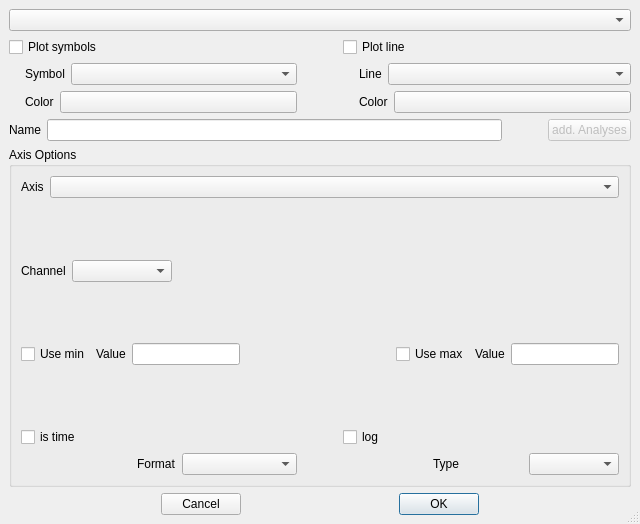
<ui version="4.0" >
 <author></author>
 <comment></comment>
 <exportmacro></exportmacro>
 <class>pair_opt_dlg</class>
 <widget class="QDialog" name="pair_opt_dlg" >
  <property name="geometry" >
   <rect>
    <x>0</x>
    <y>0</y>
    <width>640</width>
    <height>524</height>
   </rect>
  </property>
  <property name="sizePolicy" >
   <sizepolicy>
    <hsizetype>7</hsizetype>
    <vsizetype>7</vsizetype>
    <horstretch>0</horstretch>
    <verstretch>0</verstretch>
   </sizepolicy>
  </property>
  <property name="windowTitle" >
   <string>Options</string>
  </property>
  <property name="sizeGripEnabled" >
   <bool>true</bool>
  </property>
  <layout class="QGridLayout" >
   <property name="margin" >
    <number>9</number>
   </property>
   <property name="spacing" >
    <number>6</number>
   </property>
   <item row="0" column="0" >
    <layout class="QVBoxLayout" >
     <property name="margin" >
      <number>0</number>
     </property>
     <property name="spacing" >
      <number>6</number>
     </property>
     <item>
      <widget class="QComboBox" name="pairs" />
     </item>
     <item>
      <layout class="QHBoxLayout" >
       <property name="margin" >
        <number>0</number>
       </property>
       <property name="spacing" >
        <number>6</number>
       </property>
       <item>
        <layout class="QVBoxLayout" >
         <property name="margin" >
          <number>0</number>
         </property>
         <property name="spacing" >
          <number>6</number>
         </property>
         <item>
          <widget class="QCheckBox" name="plot_symbol" >
           <property name="text" >
            <string>Plot symbols</string>
           </property>
          </widget>
         </item>
         <item>
          <layout class="QHBoxLayout" >
           <property name="margin" >
            <number>0</number>
           </property>
           <property name="spacing" >
            <number>6</number>
           </property>
           <item>
            <spacer>
             <property name="orientation" >
              <enum>Qt::Horizontal</enum>
             </property>
             <property name="sizeType" >
              <enum>QSizePolicy::Minimum</enum>
             </property>
             <property name="sizeHint" >
              <size>
               <width>16</width>
               <height>20</height>
              </size>
             </property>
            </spacer>
           </item>
           <item>
            <widget class="QLabel" name="sym_text" >
             <property name="text" >
              <string>Symbol</string>
             </property>
            </widget>
           </item>
           <item>
            <widget class="QComboBox" name="symbol" >
             <property name="sizePolicy" >
              <sizepolicy>
               <hsizetype>7</hsizetype>
               <vsizetype>0</vsizetype>
               <horstretch>0</horstretch>
               <verstretch>0</verstretch>
              </sizepolicy>
             </property>
            </widget>
           </item>
          </layout>
         </item>
         <item>
          <layout class="QHBoxLayout" >
           <property name="margin" >
            <number>0</number>
           </property>
           <property name="spacing" >
            <number>6</number>
           </property>
           <item>
            <spacer>
             <property name="orientation" >
              <enum>Qt::Horizontal</enum>
             </property>
             <property name="sizeType" >
              <enum>QSizePolicy::Minimum</enum>
             </property>
             <property name="sizeHint" >
              <size>
               <width>16</width>
               <height>20</height>
              </size>
             </property>
            </spacer>
           </item>
           <item>
            <widget class="QLabel" name="sym_color_text" >
             <property name="text" >
              <string>Color</string>
             </property>
            </widget>
           </item>
           <item>
            <widget class="QPushButton" name="symbol_color" >
             <property name="sizePolicy" >
              <sizepolicy>
               <hsizetype>7</hsizetype>
               <vsizetype>0</vsizetype>
               <horstretch>0</horstretch>
               <verstretch>0</verstretch>
              </sizepolicy>
             </property>
             <property name="text" >
              <string/>
             </property>
            </widget>
           </item>
          </layout>
         </item>
        </layout>
       </item>
       <item>
        <spacer>
         <property name="orientation" >
          <enum>Qt::Horizontal</enum>
         </property>
         <property name="sizeType" >
          <enum>QSizePolicy::Preferred</enum>
         </property>
         <property name="sizeHint" >
          <size>
           <width>40</width>
           <height>20</height>
          </size>
         </property>
        </spacer>
       </item>
       <item>
        <layout class="QVBoxLayout" >
         <property name="margin" >
          <number>0</number>
         </property>
         <property name="spacing" >
          <number>6</number>
         </property>
         <item>
          <widget class="QCheckBox" name="plot_line" >
           <property name="text" >
            <string>Plot line</string>
           </property>
          </widget>
         </item>
         <item>
          <layout class="QHBoxLayout" >
           <property name="margin" >
            <number>0</number>
           </property>
           <property name="spacing" >
            <number>6</number>
           </property>
           <item>
            <spacer>
             <property name="orientation" >
              <enum>Qt::Horizontal</enum>
             </property>
             <property name="sizeType" >
              <enum>QSizePolicy::Minimum</enum>
             </property>
             <property name="sizeHint" >
              <size>
               <width>16</width>
               <height>20</height>
              </size>
             </property>
            </spacer>
           </item>
           <item>
            <widget class="QLabel" name="line_text" >
             <property name="text" >
              <string>Line</string>
             </property>
            </widget>
           </item>
           <item>
            <widget class="QComboBox" name="line" >
             <property name="sizePolicy" >
              <sizepolicy>
               <hsizetype>7</hsizetype>
               <vsizetype>0</vsizetype>
               <horstretch>0</horstretch>
               <verstretch>0</verstretch>
              </sizepolicy>
             </property>
            </widget>
           </item>
          </layout>
         </item>
         <item>
          <layout class="QHBoxLayout" >
           <property name="margin" >
            <number>0</number>
           </property>
           <property name="spacing" >
            <number>6</number>
           </property>
           <item>
            <spacer>
             <property name="orientation" >
              <enum>Qt::Horizontal</enum>
             </property>
             <property name="sizeType" >
              <enum>QSizePolicy::Minimum</enum>
             </property>
             <property name="sizeHint" >
              <size>
               <width>16</width>
               <height>20</height>
              </size>
             </property>
            </spacer>
           </item>
           <item>
            <widget class="QLabel" name="line_color_text" >
             <property name="text" >
              <string>Color</string>
             </property>
            </widget>
           </item>
           <item>
            <widget class="QPushButton" name="line_color" >
             <property name="sizePolicy" >
              <sizepolicy>
               <hsizetype>7</hsizetype>
               <vsizetype>0</vsizetype>
               <horstretch>0</horstretch>
               <verstretch>0</verstretch>
              </sizepolicy>
             </property>
             <property name="text" >
              <string/>
             </property>
            </widget>
           </item>
          </layout>
         </item>
        </layout>
       </item>
      </layout>
     </item>
     <item>
      <layout class="QHBoxLayout" >
       <property name="margin" >
        <number>0</number>
       </property>
       <property name="spacing" >
        <number>6</number>
       </property>
       <item>
        <widget class="QLabel" name="name_text" >
         <property name="text" >
          <string>Name</string>
         </property>
        </widget>
       </item>
       <item>
        <widget class="QLineEdit" name="legend_text" />
       </item>
       <item>
        <spacer>
         <property name="orientation" >
          <enum>Qt::Horizontal</enum>
         </property>
         <property name="sizeType" >
          <enum>QSizePolicy::Minimum</enum>
         </property>
         <property name="sizeHint" >
          <size>
           <width>40</width>
           <height>20</height>
          </size>
         </property>
        </spacer>
       </item>
       <item>
        <widget class="QPushButton" name="btn_add_analyses" >
         <property name="enabled" >
          <bool>false</bool>
         </property>
         <property name="text" >
          <string>add. Analyses</string>
         </property>
        </widget>
       </item>
      </layout>
     </item>
     <item>
      <widget class="QGroupBox" name="axis_options" >
       <property name="title" >
        <string>Axis Options</string>
       </property>
       <layout class="QVBoxLayout" >
        <property name="margin" >
         <number>9</number>
        </property>
        <property name="spacing" >
         <number>6</number>
        </property>
        <item>
         <layout class="QVBoxLayout" >
          <property name="margin" >
           <number>0</number>
          </property>
          <property name="spacing" >
           <number>6</number>
          </property>
          <item>
           <layout class="QHBoxLayout" >
            <property name="margin" >
             <number>0</number>
            </property>
            <property name="spacing" >
             <number>6</number>
            </property>
            <item>
             <widget class="QLabel" name="axis_text" >
              <property name="text" >
               <string>Axis</string>
              </property>
             </widget>
            </item>
            <item>
             <widget class="QComboBox" name="axis" >
              <property name="sizePolicy" >
               <sizepolicy>
                <hsizetype>7</hsizetype>
                <vsizetype>0</vsizetype>
                <horstretch>0</horstretch>
                <verstretch>0</verstretch>
               </sizepolicy>
              </property>
             </widget>
            </item>
           </layout>
          </item>
          <item>
           <spacer>
            <property name="orientation" >
             <enum>Qt::Vertical</enum>
            </property>
            <property name="sizeType" >
             <enum>QSizePolicy::Expanding</enum>
            </property>
            <property name="sizeHint" >
             <size>
              <width>20</width>
              <height>20</height>
             </size>
            </property>
           </spacer>
          </item>
          <item>
           <layout class="QHBoxLayout" >
            <property name="margin" >
             <number>0</number>
            </property>
            <property name="spacing" >
             <number>6</number>
            </property>
            <item>
             <widget class="QLabel" name="textLabel1" >
              <property name="text" >
               <string>Channel</string>
              </property>
             </widget>
            </item>
            <item>
             <widget class="QComboBox" name="channel" >
              <property name="minimumSize" >
               <size>
                <width>100</width>
                <height>0</height>
               </size>
              </property>
             </widget>
            </item>
            <item>
             <spacer>
              <property name="orientation" >
               <enum>Qt::Horizontal</enum>
              </property>
              <property name="sizeType" >
               <enum>QSizePolicy::Expanding</enum>
              </property>
              <property name="sizeHint" >
               <size>
                <width>40</width>
                <height>20</height>
               </size>
              </property>
             </spacer>
            </item>
           </layout>
          </item>
          <item>
           <spacer>
            <property name="orientation" >
             <enum>Qt::Vertical</enum>
            </property>
            <property name="sizeType" >
             <enum>QSizePolicy::Expanding</enum>
            </property>
            <property name="sizeHint" >
             <size>
              <width>20</width>
              <height>22</height>
             </size>
            </property>
           </spacer>
          </item>
          <item>
           <layout class="QHBoxLayout" >
            <property name="margin" >
             <number>0</number>
            </property>
            <property name="spacing" >
             <number>6</number>
            </property>
            <item>
             <layout class="QHBoxLayout" >
              <property name="margin" >
               <number>0</number>
              </property>
              <property name="spacing" >
               <number>6</number>
              </property>
              <item>
               <widget class="QCheckBox" name="use_min" >
                <property name="text" >
                 <string>Use min</string>
                </property>
               </widget>
              </item>
              <item>
               <layout class="QHBoxLayout" >
                <property name="margin" >
                 <number>0</number>
                </property>
                <property name="spacing" >
                 <number>6</number>
                </property>
                <item>
                 <widget class="QLabel" name="min_val_text" >
                  <property name="text" >
                   <string>Value</string>
                  </property>
                 </widget>
                </item>
                <item>
                 <widget class="QLineEdit" name="min_value" >
                  <property name="minimumSize" >
                   <size>
                    <width>50</width>
                    <height>0</height>
                   </size>
                  </property>
                 </widget>
                </item>
               </layout>
              </item>
             </layout>
            </item>
            <item>
             <spacer>
              <property name="orientation" >
               <enum>Qt::Horizontal</enum>
              </property>
              <property name="sizeType" >
               <enum>QSizePolicy::Expanding</enum>
              </property>
              <property name="sizeHint" >
               <size>
                <width>40</width>
                <height>20</height>
               </size>
              </property>
             </spacer>
            </item>
            <item>
             <layout class="QHBoxLayout" >
              <property name="margin" >
               <number>0</number>
              </property>
              <property name="spacing" >
               <number>6</number>
              </property>
              <item>
               <widget class="QCheckBox" name="use_max" >
                <property name="text" >
                 <string>Use max</string>
                </property>
               </widget>
              </item>
              <item>
               <layout class="QHBoxLayout" >
                <property name="margin" >
                 <number>0</number>
                </property>
                <property name="spacing" >
                 <number>6</number>
                </property>
                <item>
                 <widget class="QLabel" name="max_val_text" >
                  <property name="text" >
                   <string>Value</string>
                  </property>
                 </widget>
                </item>
                <item>
                 <widget class="QLineEdit" name="max_value" >
                  <property name="minimumSize" >
                   <size>
                    <width>50</width>
                    <height>0</height>
                   </size>
                  </property>
                 </widget>
                </item>
               </layout>
              </item>
             </layout>
            </item>
           </layout>
          </item>
          <item>
           <spacer>
            <property name="orientation" >
             <enum>Qt::Vertical</enum>
            </property>
            <property name="sizeType" >
             <enum>QSizePolicy::Expanding</enum>
            </property>
            <property name="sizeHint" >
             <size>
              <width>20</width>
              <height>21</height>
             </size>
            </property>
           </spacer>
          </item>
          <item>
           <layout class="QHBoxLayout" >
            <property name="margin" >
             <number>0</number>
            </property>
            <property name="spacing" >
             <number>6</number>
            </property>
            <item>
             <layout class="QVBoxLayout" >
              <property name="margin" >
               <number>0</number>
              </property>
              <property name="spacing" >
               <number>6</number>
              </property>
              <item>
               <widget class="QCheckBox" name="is_time" >
                <property name="text" >
                 <string>is time</string>
                </property>
               </widget>
              </item>
              <item>
               <layout class="QHBoxLayout" >
                <property name="margin" >
                 <number>0</number>
                </property>
                <property name="spacing" >
                 <number>6</number>
                </property>
                <item>
                 <spacer>
                  <property name="orientation" >
                   <enum>Qt::Horizontal</enum>
                  </property>
                  <property name="sizeType" >
                   <enum>QSizePolicy::Expanding</enum>
                  </property>
                  <property name="sizeHint" >
                   <size>
                    <width>16</width>
                    <height>20</height>
                   </size>
                  </property>
                 </spacer>
                </item>
                <item>
                 <widget class="QLabel" name="time_format_text" >
                  <property name="text" >
                   <string>Format</string>
                  </property>
                 </widget>
                </item>
                <item>
                 <widget class="QComboBox" name="time_format" >
                  <property name="sizePolicy" >
                   <sizepolicy>
                    <hsizetype>7</hsizetype>
                    <vsizetype>0</vsizetype>
                    <horstretch>0</horstretch>
                    <verstretch>0</verstretch>
                   </sizepolicy>
                  </property>
                 </widget>
                </item>
               </layout>
              </item>
             </layout>
            </item>
            <item>
             <spacer>
              <property name="orientation" >
               <enum>Qt::Horizontal</enum>
              </property>
              <property name="sizeType" >
               <enum>QSizePolicy::Preferred</enum>
              </property>
              <property name="sizeHint" >
               <size>
                <width>40</width>
                <height>20</height>
               </size>
              </property>
             </spacer>
            </item>
            <item>
             <layout class="QVBoxLayout" >
              <property name="margin" >
               <number>0</number>
              </property>
              <property name="spacing" >
               <number>6</number>
              </property>
              <item>
               <widget class="QCheckBox" name="plot_log" >
                <property name="text" >
                 <string>log</string>
                </property>
               </widget>
              </item>
              <item>
               <layout class="QHBoxLayout" >
                <property name="margin" >
                 <number>0</number>
                </property>
                <property name="spacing" >
                 <number>6</number>
                </property>
                <item>
                 <spacer>
                  <property name="orientation" >
                   <enum>Qt::Horizontal</enum>
                  </property>
                  <property name="sizeType" >
                   <enum>QSizePolicy::Expanding</enum>
                  </property>
                  <property name="sizeHint" >
                   <size>
                    <width>16</width>
                    <height>20</height>
                   </size>
                  </property>
                 </spacer>
                </item>
                <item>
                 <widget class="QLabel" name="log_type_text" >
                  <property name="sizePolicy" >
                   <sizepolicy>
                    <hsizetype>7</hsizetype>
                    <vsizetype>0</vsizetype>
                    <horstretch>0</horstretch>
                    <verstretch>0</verstretch>
                   </sizepolicy>
                  </property>
                  <property name="text" >
                   <string>Type</string>
                  </property>
                 </widget>
                </item>
                <item>
                 <widget class="QComboBox" name="log_type" >
                  <property name="sizePolicy" >
                   <sizepolicy>
                    <hsizetype>7</hsizetype>
                    <vsizetype>0</vsizetype>
                    <horstretch>0</horstretch>
                    <verstretch>0</verstretch>
                   </sizepolicy>
                  </property>
                 </widget>
                </item>
               </layout>
              </item>
             </layout>
            </item>
           </layout>
          </item>
         </layout>
        </item>
       </layout>
      </widget>
     </item>
     <item>
      <layout class="QHBoxLayout" >
       <property name="margin" >
        <number>0</number>
       </property>
       <property name="spacing" >
        <number>6</number>
       </property>
       <item>
        <spacer>
         <property name="orientation" >
          <enum>Qt::Horizontal</enum>
         </property>
         <property name="sizeType" >
          <enum>QSizePolicy::Expanding</enum>
         </property>
         <property name="sizeHint" >
          <size>
           <width>40</width>
           <height>20</height>
          </size>
         </property>
        </spacer>
       </item>
       <item>
        <widget class="QPushButton" name="btn_cancel" >
         <property name="text" >
          <string>Cancel</string>
         </property>
        </widget>
       </item>
       <item>
        <spacer>
         <property name="orientation" >
          <enum>Qt::Horizontal</enum>
         </property>
         <property name="sizeType" >
          <enum>QSizePolicy::Expanding</enum>
         </property>
         <property name="sizeHint" >
          <size>
           <width>40</width>
           <height>20</height>
          </size>
         </property>
        </spacer>
       </item>
       <item>
        <widget class="QPushButton" name="btn_ok" >
         <property name="text" >
          <string>OK</string>
         </property>
         <property name="default" >
          <bool>true</bool>
         </property>
        </widget>
       </item>
       <item>
        <spacer>
         <property name="orientation" >
          <enum>Qt::Horizontal</enum>
         </property>
         <property name="sizeType" >
          <enum>QSizePolicy::Expanding</enum>
         </property>
         <property name="sizeHint" >
          <size>
           <width>40</width>
           <height>20</height>
          </size>
         </property>
        </spacer>
       </item>
      </layout>
     </item>
    </layout>
   </item>
  </layout>
 </widget>
 <layoutdefault spacing="6" margin="11" />
 <pixmapfunction>qPixmapFromMimeSource</pixmapfunction>
 <tabstops>
  <tabstop>pairs</tabstop>
  <tabstop>plot_symbol</tabstop>
  <tabstop>symbol</tabstop>
  <tabstop>symbol_color</tabstop>
  <tabstop>plot_line</tabstop>
  <tabstop>line</tabstop>
  <tabstop>line_color</tabstop>
  <tabstop>legend_text</tabstop>
  <tabstop>btn_add_analyses</tabstop>
  <tabstop>channel</tabstop>
  <tabstop>min_value</tabstop>
  <tabstop>axis</tabstop>
  <tabstop>use_min</tabstop>
  <tabstop>use_max</tabstop>
  <tabstop>max_value</tabstop>
  <tabstop>is_time</tabstop>
  <tabstop>time_format</tabstop>
  <tabstop>plot_log</tabstop>
  <tabstop>log_type</tabstop>
  <tabstop>btn_cancel</tabstop>
  <tabstop>btn_ok</tabstop>
 </tabstops>
 <resources/>
 <connections/>
</ui>
